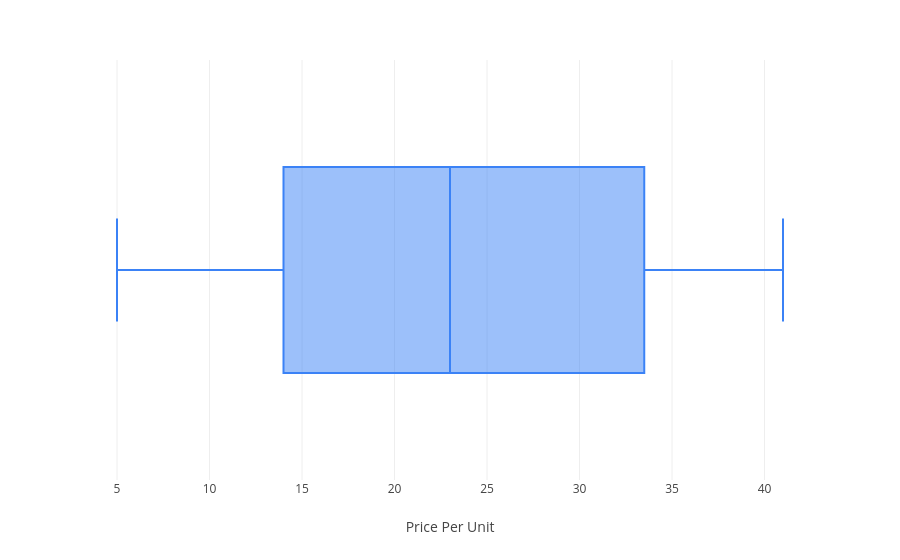
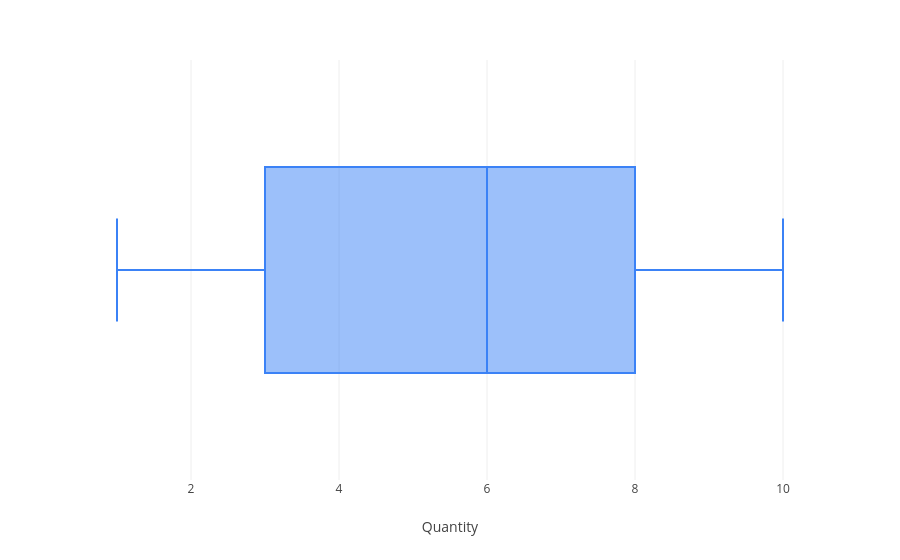
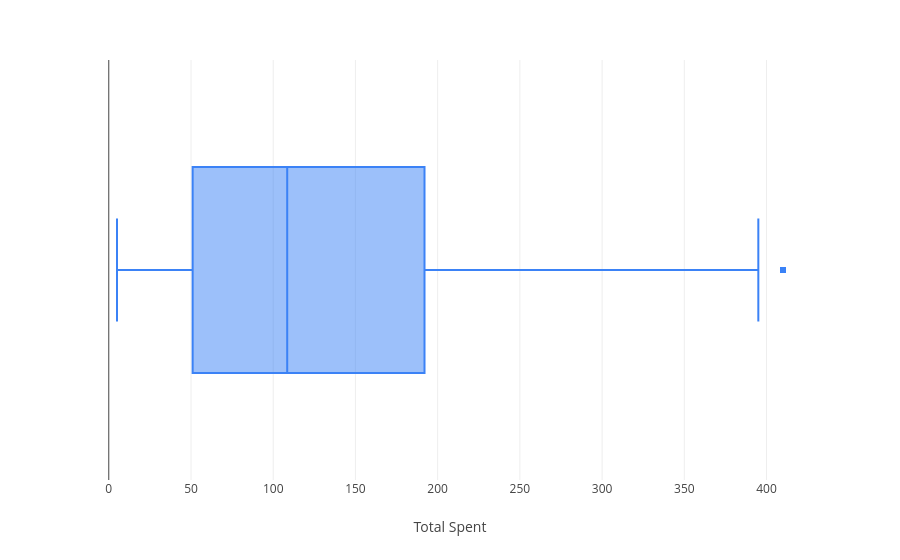

Notebook code for these charts, in order:
### Code cell
for col in numerical_col:
    px.box(df_clean,x= col,color_discrete_sequence=["#3B82F6"]).show()

### Figure 1 — Plotly figure (JSON) as saved in the notebook; plotly's stock layout.template omitted (floating-point values rounded to 4 significant figures; data arrays with more than 128 entries replaced by an {"elided": "..."} marker saying what was removed)
{"data": [{"alignmentgroup": "True", "hovertemplate": "Price Per Unit=%{x}<extra></extra>", "legendgroup": "", "marker": {"color": "#3B82F6"}, "name": "", "notched": false, "offsetgroup": "", "orientation": "h", "showlegend": false, "type": "box", "x": {"elided": "11971 float values"}, "x0": " ", "xaxis": "x", "y0": " ", "yaxis": "y"}], "layout": {"boxmode": "group", "legend": {"tracegroupgap": 0}, "margin": {"t": 60}, "xaxis": {"anchor": "y", "domain": [0, 1], "title": {"text": "Price Per Unit"}}, "yaxis": {"anchor": "x", "domain": [0, 1]}}}

### Figure 2 — Plotly figure (JSON) as saved in the notebook; plotly's stock layout.template omitted (floating-point values rounded to 4 significant figures; data arrays with more than 128 entries replaced by an {"elided": "..."} marker saying what was removed)
{"data": [{"alignmentgroup": "True", "hovertemplate": "Quantity=%{x}<extra></extra>", "legendgroup": "", "marker": {"color": "#3B82F6"}, "name": "", "notched": false, "offsetgroup": "", "orientation": "h", "showlegend": false, "type": "box", "x": {"elided": "11971 int values"}, "x0": " ", "xaxis": "x", "y0": " ", "yaxis": "y"}], "layout": {"boxmode": "group", "legend": {"tracegroupgap": 0}, "margin": {"t": 60}, "xaxis": {"anchor": "y", "domain": [0, 1], "title": {"text": "Quantity"}}, "yaxis": {"anchor": "x", "domain": [0, 1]}}}

### Figure 3 — Plotly figure (JSON) as saved in the notebook; plotly's stock layout.template omitted (floating-point values rounded to 4 significant figures; data arrays with more than 128 entries replaced by an {"elided": "..."} marker saying what was removed)
{"data": [{"alignmentgroup": "True", "hovertemplate": "Total Spent=%{x}<extra></extra>", "legendgroup": "", "marker": {"color": "#3B82F6"}, "name": "", "notched": false, "offsetgroup": "", "orientation": "h", "showlegend": false, "type": "box", "x": {"elided": "11971 float values"}, "x0": " ", "xaxis": "x", "y0": " ", "yaxis": "y"}], "layout": {"boxmode": "group", "legend": {"tracegroupgap": 0}, "margin": {"t": 60}, "xaxis": {"anchor": "y", "domain": [0, 1], "title": {"text": "Total Spent"}}, "yaxis": {"anchor": "x", "domain": [0, 1]}}}
